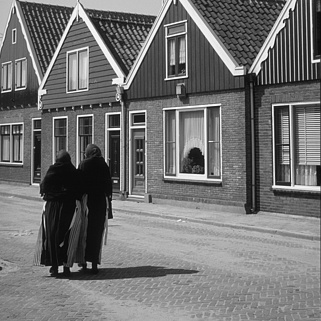
%> input picture 1st_semester/CV/Lab2/images/input/i235.png, 321 x 321 px, given in place of tree.png, which was not available
$ octave main.m   (GNU Octave 9; MATLAB toolbox functions it lacks are replaced by stand-ins)
%> lines starting %> are read from the running program, lines starting %| are printed output that depends on the picture; pictures that were not available may be replaced by others from this repository, and a replacement may not be noted
### 1st_semester/CV/Lab2/code/ex1.m
% exercise 1 - Gaussian Noise and salt and pepper
function ex1(path)
%> called with path = '../image/input/tree.png'
    image = imread(path);
%> image is the input picture: size 321x321 uint8; min 3, max 251, mean 114.8
    if size(image, 3) == 3
        image = rgb2gray(image);
    end


    figure('Position', [100, 100, 1200, 600]);
    % OG image
    subplot(2, 3, 1), imagesc(double(image)), colormap gray, title('Original Image'); axis image; axis off;

    % Gaussian noise
    GaussianNoise = double(image) + 20 * randn(size(image));
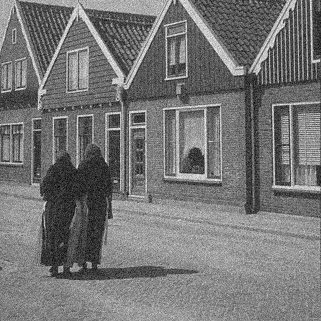
%> GaussianNoise: size 321x321 double; min -57.4, max 313.6, mean 114.7; drawn with min black and max white

    % GN image
    subplot(2, 3, 2), imagesc(GaussianNoise), colormap gray, title('Image with Gaussian Noise - std=20%'); axis image; axis off;

    % Salt & Pepper noise
    image = double(image);
%> image: size 321x321 double
    [rr, cc] = size(image);
%> rr = 321; cc = 321
    maxv = max(max(image(:)));
%> maxv = 251
    indices = full(sprand(rr, cc, 0.2));
    mask1 = indices > 0 & indices < 0.5;
    mask2 = indices >= 0.5;
    out = image .* (~mask1);
    out = out .* (~mask2) + maxv * mask2;
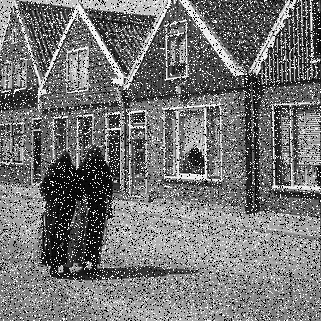
%> out: size 321x321 double; min 0, max 251, mean 116.9

    % Salt & Pepper noisy image
    subplot(2, 3, 3), imagesc(out), colormap gray, title('Salt & Pepper Noise (density = 20%)'); axis image; axis off;

    % Display histograms
    subplot(2, 3, 4), imhist(uint8(image)), title('Histogram of Original Image'); % Histogram of OG
    subplot(2, 3, 5), imhist(uint8(GaussianNoise)), title('Histogram of Gaussian Noise'); % Histogram of GN
    subplot(2, 3, 6), imhist(uint8(out)), title('Histogram of Salt & Pepper Noise'); % Histogram of S&P

    set(gcf, 'Color', 'w'); % background color to white -> to have the white backgorund for the report
end

### 1st_semester/CV/Lab2/code/ex2_MovingAverageFilter.m
function filtered_img = applyMovingAverageFilter(image, filter_size)
    avg_filter = fspecial('average', filter_size);
    filtered_img = imfilter(image, avg_filter, 'replicate');
    [x, y] = meshgrid(0.5:filter_size-0.5, 0.5:filter_size-0.5);

    figure;
    subplot(1, 2, 1);
    imagesc(x(1,:), y(:,1), avg_filter);
    colorbar;
    axis equal;
    xlim([0, filter_size]);
    ylim([0, filter_size]);
    xticks(0:1:filter_size - 1);
    yticks(0:1:filter_size - 1);
    title(['Moving Average Filter ', num2str(filter_size), 'x', num2str(filter_size)]);
    subplot(1, 2, 2);
    surf(avg_filter);
    axis equal;
    xlim([0, filter_size+1]);
    ylim([0, filter_size+1]);
    zlim([-1, max(avg_filter(:))]);
    xticks(0:1:filter_size);
    yticks(0:1:filter_size);
    zticks(-1:1:max(avg_filter(:)));
    title('Filter Surface');

    figure;
    subplot(1, 2, 1);
    imshow(filtered_img);
    title(['Filtered Image (Avg) ', num2str(filter_size), 'x', num2str(filter_size)]);
    subplot(1, 2, 2);
    histogram(filtered_img);
    title('Histogram of Filtered Image');
end

### 1st_semester/CV/Lab2/code/ex2_GaussianFilter.m
function filtered_img = applyGaussianFilter(image, filter_size)
    gauss_filter = fspecial('gaussian', filter_size, filter_size/3);
    filtered_img = imfilter(image, gauss_filter, 'replicate');
    [x, y] = meshgrid(0.5:filter_size-0.5, 0.5:filter_size-0.5);

    figure;
    subplot(1, 2, 1);
    imagesc(x(1,:), y(:,1), gauss_filter);
    colorbar;
    axis equal;
    xlim([0, filter_size]);
    ylim([0, filter_size]);
    xticks(0:1:filter_size - 1);
    yticks(0:1:filter_size - 1);
    title(['Gaussian Filter ', num2str(filter_size), 'x', num2str(filter_size)]);
    subplot(1, 2, 2);
    surf(gauss_filter);
    xlim([0, filter_size+1]);
    ylim([0, filter_size+1]);
    xticks(0:1:filter_size);
    yticks(0:1:filter_size);
    title('Filter Surface');

    figure;
    subplot(1, 2, 1);
    imshow(uint8(filtered_img));
    title(['Filtered Image (Gaussian) ', num2str(filter_size), 'x', num2str(filter_size)]);
    subplot(1, 2, 2);
    histogram(uint8(filtered_img));
    title('Histogram of Filtered Image');
end

### 1st_semester/CV/Lab2/code/ex2_MedianFilter.m
function filtered_img = applyMedianFilter(image, filter_size)
    filtered_img = medfilt2(image, [filter_size filter_size]);

    figure;
    subplot(1, 2, 1);
    imshow(uint8(filtered_img));
    title(['Filtered Image (Median) ', num2str(filter_size), 'x', num2str(filter_size)]);
    subplot(1, 2, 2);
    histogram(uint8(filtered_img));
    title('Histogram of Filtered Image');
end

### 1st_semester/CV/Lab2/code/ex4_image_fft.m
function image_fft(image_path)
    img = imread(image_path);

    fft_img = fftshift(fft2(double(img)));

    magnitude = log(abs(fft_img) + 1);

    figure;
    subplot(1, 2, 1);
    imshow(img, []);
    title('Original Image');

    subplot(1, 2, 2);
    imshow(magnitude, []);
    title('FFT Magnitude (log scale)');
end

### 1st_semester/CV/Lab2/code/main.m
% main script
image_files = {'../image/input/tree.png', '../image/input/i235.png'};

for img_idx = 1:length(image_files)
    % Exercise 1 - Gaussian and Salt&Pepper Noise
    ex1(image_files{img_idx});
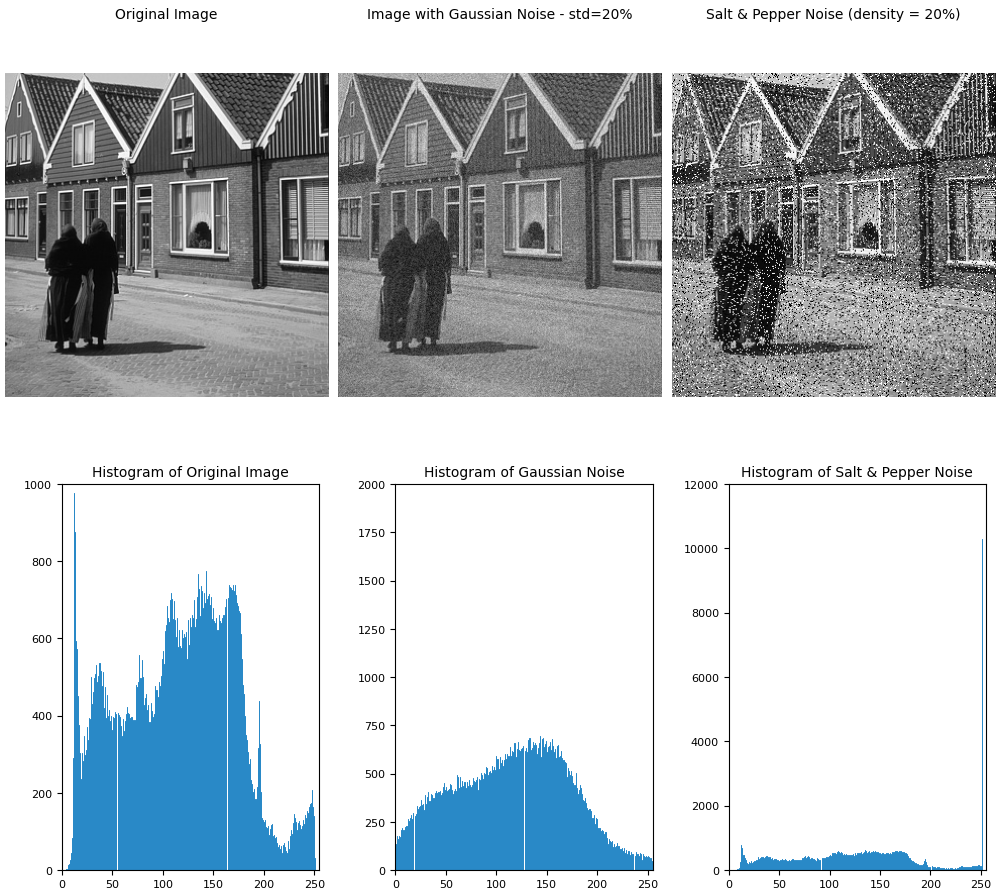
%> figure redrawn from the program's plot data, 6 panels


    % Exercise 2 - Remove the noise by using filters
    filter_sizes = [3, 7];
    image = imread(image_files{img_idx});

    for i = 1:length(filter_sizes)
        filter_size = filter_sizes(i);

        avg_filtered = ex2_MovingAverageFilter(image, filter_size);
        gauss_filtered = ex2_GaussianFilter(image, filter_size);
        median_filtered = ex2_MedianFilter(image, filter_size);
    end
%> this loop made 2 passes
%> pass 1, in applyMovingAverageFilter, `title('Filter Surface');`:
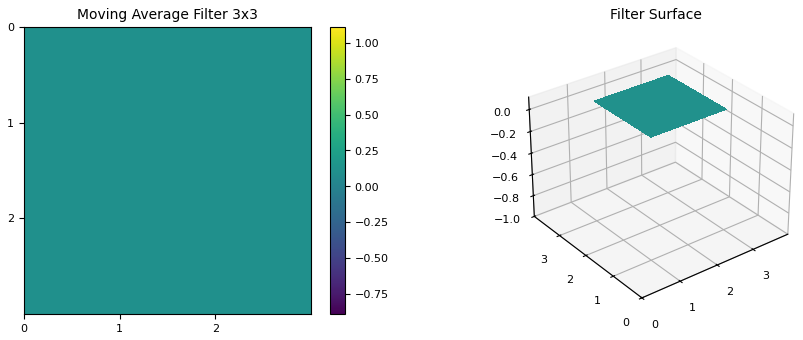
%> figure redrawn from the program's plot data, 2 panels
%> pass 1, in applyGaussianFilter, `title('Filter Surface');`:
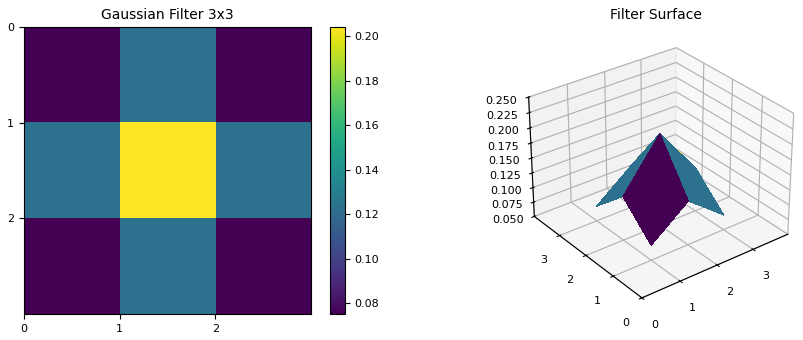
%> figure redrawn from the program's plot data, 2 panels

    % Exercise 3 - Slides 41 - 45
    ex3_slide41_IDFilter(path2);
%> (this line was passed over: path2 is not available in this run)
    ex3_slide42_SLFilter(path2);
%> (this line was passed over: path2 is not available in this run)
    ex3_slide43_BBFilter(path2);
%> (this line was passed over: path2 is not available in this run)
    ex3_slide44_SharpFilter(path2);
%> (this line was passed over: path2 is not available in this run)
    ex3_slide45_DetailSharpFilter(path2);
%> (this line was passed over: path2 is not available in this run)
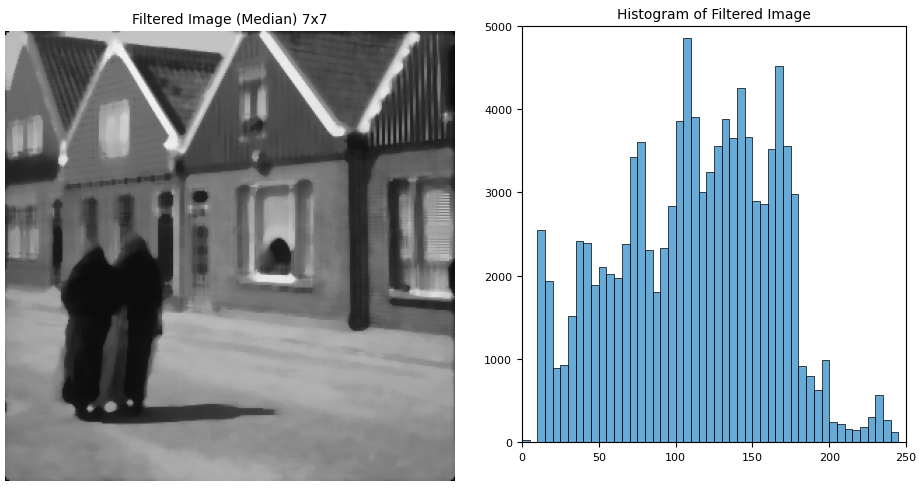
%> figure redrawn from the program's plot data, 2 panels


    % Exercise 4 - Fourier Transform
    ex4_image_fft(image_files{img_idx});
%> in image_fft, `magnitude = log(abs(fft_img) + 1);`:
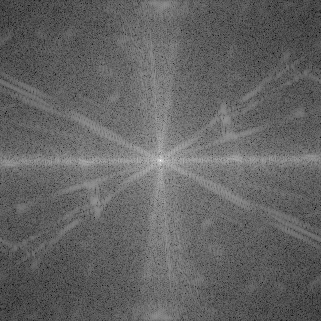
%> magnitude: size 321x321 double; min 2.93, max 16.29, mean 8.17; drawn with min black and max white
%> (the run ends here)
